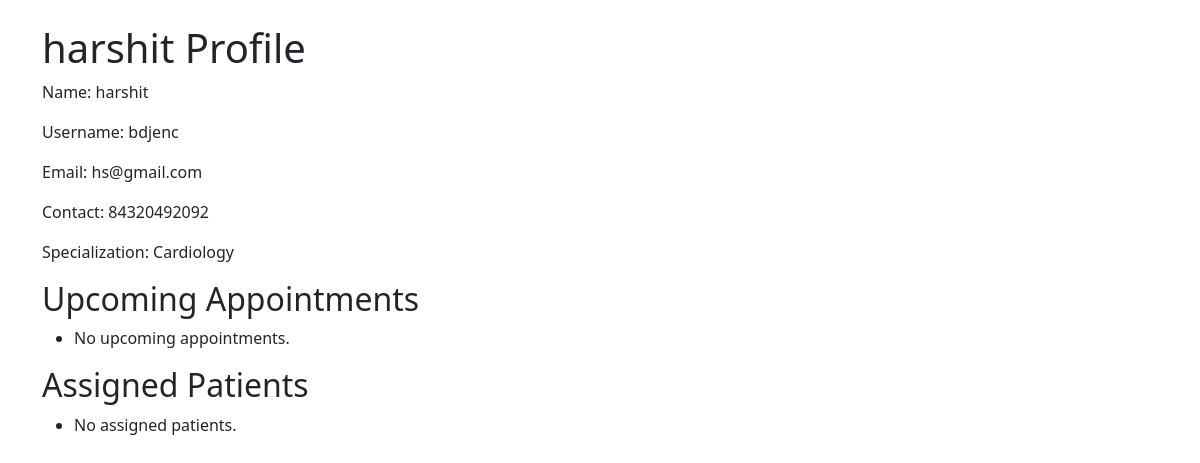
/view_doctor/1, run on an earlier commit of the app's database.
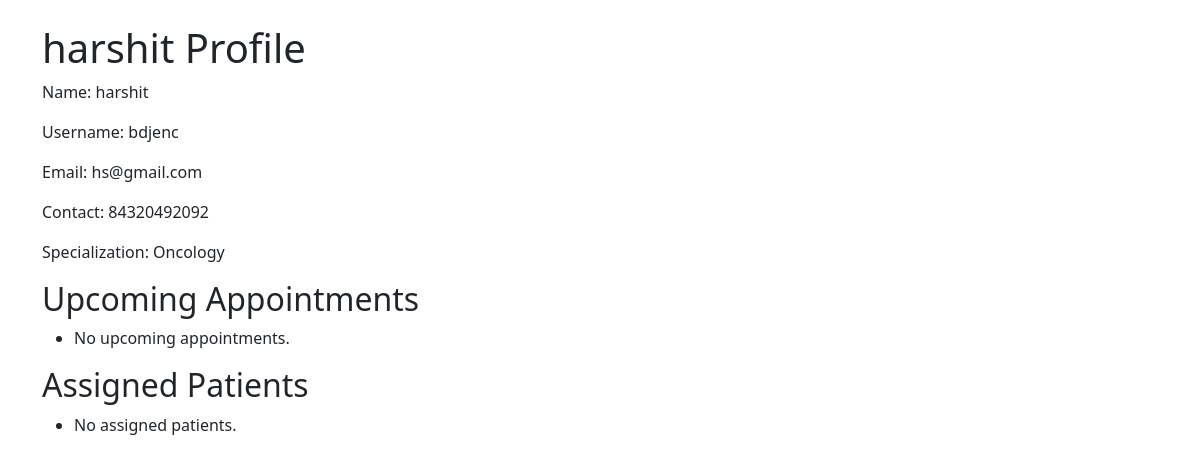
And on a later commit of the database.
### model.py (models this page shows)
class Doctor(db.Model):
    id = db.Column(db.Integer, primary_key=True)
    name = db.Column(db.String(100), nullable=False)
    username = db.Column(db.String(50), unique=True, nullable=False)
    password = db.Column(db.String(255), nullable=False)
    specialization = db.Column(db.String(100), nullable=False)
    contact = db.Column(db.String(15))
    email = db.Column(db.String(100), unique=True)
    status = db.Column(db.String(20), default='Active', server_default='Active', nullable=False)
    appointments = db.relationship('Appointment', backref='doctor', lazy=True)
    treatments = db.relationship('Treatment', backref='doctor', lazy=True)

### app.py (the view)
@app.route('/view_doctor/<int:doctor_id>')
def view_doctor(doctor_id):
    doctor = Doctor.query.get_or_404(doctor_id)
    upcoming_appointments = Appointment.query.filter_by(doctor_id=doctor.id, status='Scheduled').all()
    assigned_patients = Patient.query.join(Appointment).filter(Appointment.doctor_id == doctor.id).all()
    return render_template(
        'docprofile.html',
        doctor=doctor,
        appointments=upcoming_appointments,
        assigned_patients=assigned_patients
    )

### templates/docprofile.html (shortened to what this page needs)
{% extends 'base.html' %}
{% block content %}
  <h1>{{doctor.name}} Profile</h1>
  <p>Name: {{ doctor.name }}</p>
  <p>Username: {{ doctor.username }}</p>
  <p>Email: {{ doctor.email }}</p>
  <p>Contact: {{ doctor.contact }}</p>
  <p>Specialization: {{ doctor.specialization }}</p>
  <h2>Upcoming Appointments</h2>
  <ul>
    {% for appointment in appointments %}
      <li>{{ appointment.date }} with {{ appointment.patient.first_name }} {{ appointment.patient.last_name }}</li>
    {% else %}
      <li>No upcoming appointments.</li>
    {% endfor %}
  </ul>
  <h2>Assigned Patients</h2>
  <ul>
    {% for patient in assigned_patients %}
      <li>{{ patient.first_name }} {{ patient.last_name }}</li>
    {% else %}
      <li>No assigned patients.</li>
    {% endfor %}
  </ul>
{% endblock %}

### templates/base.html (shortened to what this page needs)
<!DOCTYPE html>
<html lang="en">
<head>
    <link href="https://cdn.jsdelivr.net/npm/bootstrap@5.3.0/dist/css/bootstrap.min.css" rel="stylesheet">
</head>
<body>
    <div class="container mt-4">
        {% block content %}{% endblock %}
    </div>
</body>
</html>

What changed in the data, as far as the page shows it:
changed Doctor "harshit": specialization "Cardiology" → "Oncology"
